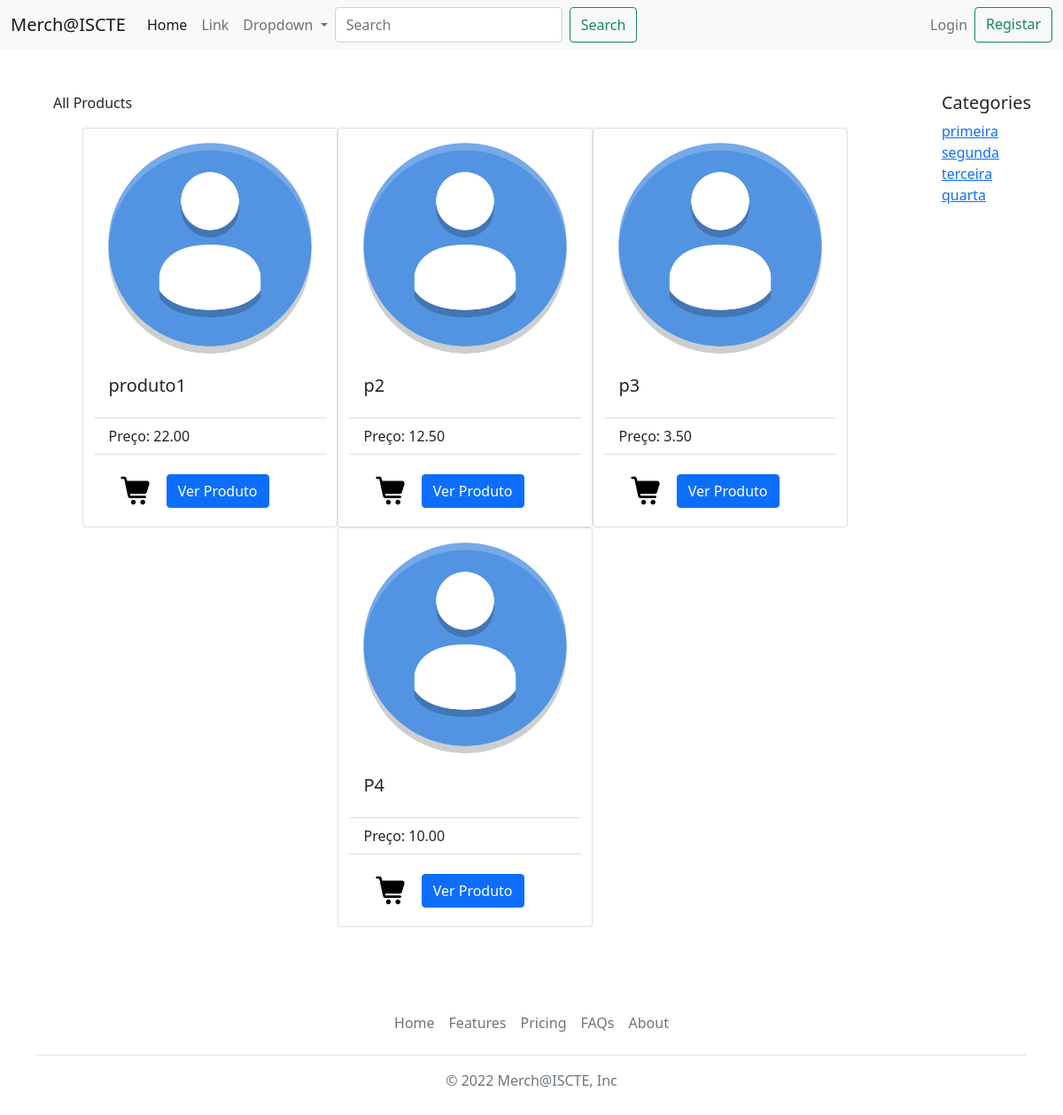
Before: /loja/ with the older database file.
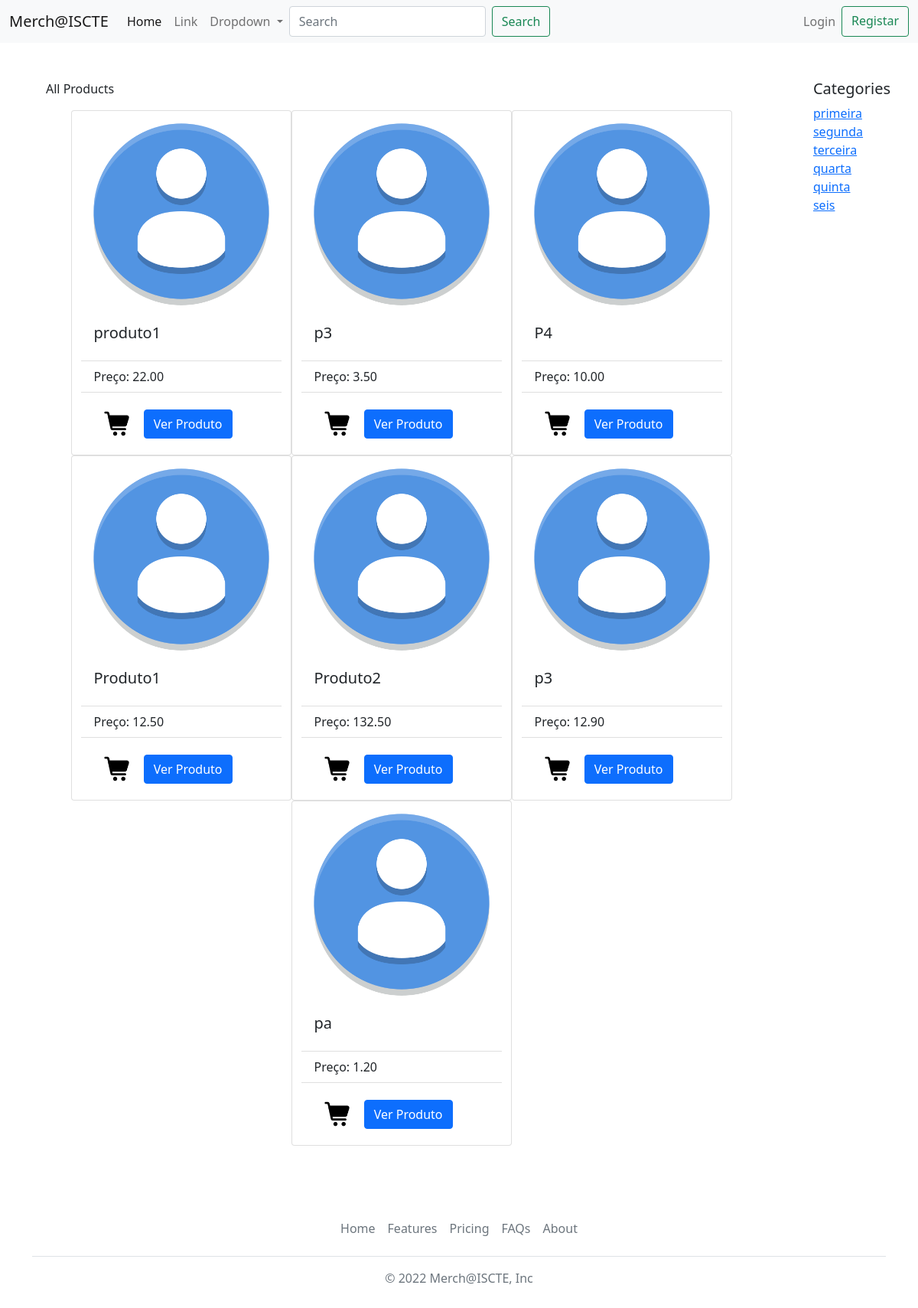
After: the same page with the newer database file.
### loja/models.py (models this page shows, shortened)
class Produto(models.Model):
    produto_nome = models.CharField(max_length=50)
    produto_texto = models.CharField(max_length=200)
    preco_data = models.DecimalField(default=0.0, decimal_places=2, max_digits=5)
    categoria = models.ForeignKey(Categoria, blank=True, null=True, on_delete=models.RESTRICT)
    foto = models.CharField(max_length=100, default='/static/media/avatardefault.png')

class Categoria(models.Model):
    categoria_nome = models.CharField(max_length=100)
    foto = models.CharField(max_length=100, default='/static/media/computer.png')

### loja/views.py (the view)
# urls.py: path("", views.index, name="index"),
def index(request):
    lista_categoria = Categoria.objects.all()
    lista_produto = Produto.objects.all()
    context = {'lista_categoria': lista_categoria, 'lista_produto': lista_produto}
    return render(request, 'loja/index.html', context)

### loja/templates/loja/index.html (shortened to what the changed rows need)
<!doctype html>
<html lang="en">
<head>
    <link href="https://cdn.jsdelivr.net/npm/bootstrap@5.1.3/dist/css/bootstrap.min.css" rel="stylesheet"
>
</head>
<body>
{% block blocobody %}
<div class="container-fluid d-md-flex align-items-stretch">
    <div id="content" class="p-4 p-md-5 pt-5">
        {% if lista_produto %}
        <div class="row justify-content-center" style="margin-left:0px;margin-right:0px;">
            {% for produto in lista_produto %}
            <div class="card" style="width: 18rem;">
                <img src="{{ produto.foto }}" class="card-img-top" alt="...">
                <div class="card-body">
                    <h5 class="card-title">{{ produto.produto_nome }}</h5>
                </div>
                <ul class="list-group list-group-flush">
                    <li class="list-group-item">Preço: {{ produto.preco_data }}</li>
                </ul>
                <div class="card-body">
                    <a href="{% url 'loja:adicionar_carrinho' produto.id %}" class="btn ">
                        <img width="35" height="35" src="{{'/static/media/shoppingcart.png'}}">
                    </a>
                    <button type="button" class="btn btn-primary" data-bs-toggle="modal"
                            data-bs-target="#staticBackdrop">
                        Ver Produto
                    </button>
                </div>
            </div>
            {% endfor %}
        </div>
        {% else %}
        <p>Não há produtos disponíveis.</p>
        {% endif %}
    </div>
    <nav id="sidebar">
        <div class="p-4 pt-5">
            {% if lista_categoria %}
            <ul class="list-unstyled components mb-5">
                {% for categoria in lista_categoria %}
                <li>
                    <a href="{% url 'loja:detalhe_categoria' categoria.id %}">{{ categoria.categoria_nome }}</a>
                </li>
                {% endfor %}
            </ul>
            {% else %}
            <p>Não há categorias disponíveis.</p>
            {% endif %}
        </div>
    </nav>
</div>
{% endblock %}
</body>
</html>

Changed rows visible on the page:
removed Produto: foto (placeholder picture), produto_nome "p2", preco_data "12.50"
added Produto: foto (placeholder picture), produto_nome "Produto1", preco_data "12.50"
added Produto: foto (placeholder picture), produto_nome "Produto2", preco_data "132.50"
added Produto: foto (placeholder picture), produto_nome "p3", preco_data "12.90"
added Produto: foto (placeholder picture), produto_nome "pa", preco_data "1.20"
added Categoria: categoria_nome "quinta"
added Categoria: categoria_nome "seis"
